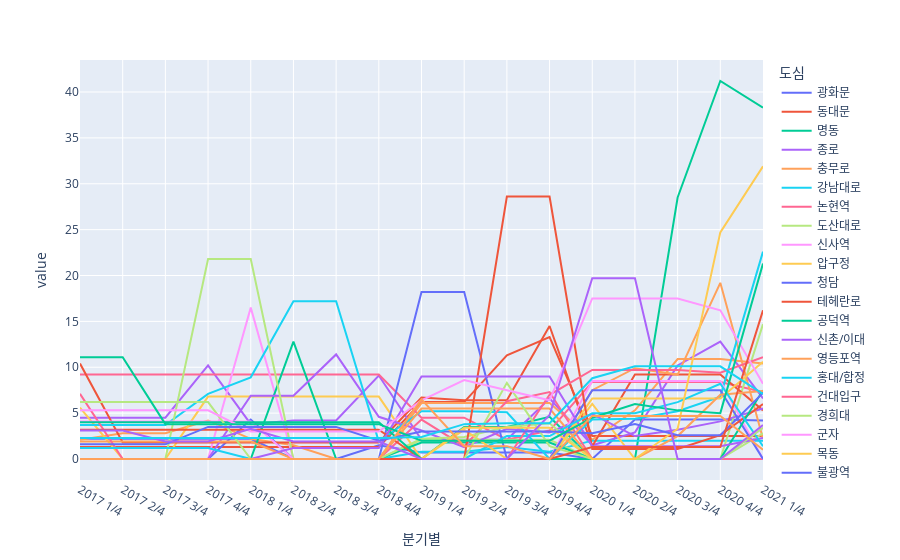

Notebook code cell kept with this figure:
### Code cell
fig = px.line(ss, x='분기별', y=ss.columns)
fig.show()

### Figure 1 — Plotly figure (JSON) as saved in the notebook; plotly's stock layout.template omitted (floating-point values rounded to 4 significant figures)
{"data": [{"hovertemplate": "도심=광화문<br>분기별=%{x}<br>value=%{y}<extra></extra>", "legendgroup": "광화문", "line": {"color": "#636efa", "dash": "solid"}, "mode": "lines", "name": "광화문", "orientation": "v", "showlegend": true, "type": "scatter", "x": ["2017 1/4", "2017 2/4", "2017 3/4", "2017 4/4", "2018 1/4", "2018 2/4", "2018 3/4", "2018 4/4", "2019 1/4", "2019 2/4", "2019 3/4", "2019 4/4", "2020 1/4", "2020 2/4", "2020 3/4", "2020 4/4", "2021 1/4"], "xaxis": "x", "y": [2.2, 2.2, 2.2, 2.2, 2.2, 0, 0, 1.5, 0.7, 0.7, 0.7, 0.7, 0, 4.3, 4.3, 4.3, 4.2], "yaxis": "y"}, {"hovertemplate": "도심=동대문<br>분기별=%{x}<br>value=%{y}<extra></extra>", "legendgroup": "동대문", "line": {"color": "#EF553B", "dash": "solid"}, "mode": "lines", "name": "동대문", "orientation": "v", "showlegend": true, "type": "scatter", "x": ["2017 1/4", "2017 2/4", "2017 3/4", "2017 4/4", "2018 1/4", "2018 2/4", "2018 3/4", "2018 4/4", "2019 1/4", "2019 2/4", "2019 3/4", "2019 4/4", "2020 1/4", "2020 2/4", "2020 3/4", "2020 4/4", "2021 1/4"], "xaxis": "x", "y": [1.3, 1.3, 1.3, 1.3, 1.3, 1.3, 1.3, 1.3, 6.2, 6.2, 11.3, 13.3, 2.5, 2.5, 2.5, 2.5, 2.5], "yaxis": "y"}, {"hovertemplate": "도심=명동<br>분기별=%{x}<br>value=%{y}<extra></extra>", "legendgroup": "명동", "line": {"color": "#00cc96", "dash": "solid"}, "mode": "lines", "name": "명동", "orientation": "v", "showlegend": true, "type": "scatter", "x": ["2017 1/4", "2017 2/4", "2017 3/4", "2017 4/4", "2018 1/4", "2018 2/4", "2018 3/4", "2018 4/4", "2019 1/4", "2019 2/4", "2019 3/4", "2019 4/4", "2020 1/4", "2020 2/4", "2020 3/4", "2020 4/4", "2021 1/4"], "xaxis": "x", "y": [0, 0, 0, 0, 0, 0, 0, 0, 0, 3.5, 3.5, 4.6, 0, 0, 28.5, 41.2, 38.3], "yaxis": "y"}, {"hovertemplate": "도심=종로<br>분기별=%{x}<br>value=%{y}<extra></extra>", "legendgroup": "종로", "line": {"color": "#ab63fa", "dash": "solid"}, "mode": "lines", "name": "종로", "orientation": "v", "showlegend": true, "type": "scatter", "x": ["2017 1/4", "2017 2/4", "2017 3/4", "2017 4/4", "2018 1/4", "2018 2/4", "2018 3/4", "2018 4/4", "2019 1/4", "2019 2/4", "2019 3/4", "2019 4/4", "2020 1/4", "2020 2/4", "2020 3/4", "2020 4/4", "2021 1/4"], "xaxis": "x", "y": [4.5, 4.5, 4.5, 10.2, 3.8, 4.2, 4.2, 9.1, 2.1, 2.1, 2.1, 6.6, 1.5, 2.9, 10.2, 12.8, 6.6], "yaxis": "y"}, {"hovertemplate": "도심=충무로<br>분기별=%{x}<br>value=%{y}<extra></extra>", "legendgroup": "충무로", "line": {"color": "#FFA15A", "dash": "solid"}, "mode": "lines", "name": "충무로", "orientation": "v", "showlegend": true, "type": "scatter", "x": ["2017 1/4", "2017 2/4", "2017 3/4", "2017 4/4", "2018 1/4", "2018 2/4", "2018 3/4", "2018 4/4", "2019 1/4", "2019 2/4", "2019 3/4", "2019 4/4", "2020 1/4", "2020 2/4", "2020 3/4", "2020 4/4", "2021 1/4"], "xaxis": "x", "y": [2.1, 2.8, 2.8, 4.2, 2.2, 1.5, 0, 0, 6.1, 6.1, 6.1, 6.1, 2.1, 5.3, 10.9, 10.9, 10.4], "yaxis": "y"}, {"hovertemplate": "도심=강남대로<br>분기별=%{x}<br>value=%{y}<extra></extra>", "legendgroup": "강남대로", "line": {"color": "#19d3f3", "dash": "solid"}, "mode": "lines", "name": "강남대로", "orientation": "v", "showlegend": true, "type": "scatter", "x": ["2017 1/4", "2017 2/4", "2017 3/4", "2017 4/4", "2018 1/4", "2018 2/4", "2018 3/4", "2018 4/4", "2019 1/4", "2019 2/4", "2019 3/4", "2019 4/4", "2020 1/4", "2020 2/4", "2020 3/4", "2020 4/4", "2021 1/4"], "xaxis": "x", "y": [0, 0, 0, 0, 0, 0, 0, 0, 0.8, 0.8, 1.3, 0.8, 2, 2, 2, 2, 2], "yaxis": "y"}, {"hovertemplate": "도심=논현역<br>분기별=%{x}<br>value=%{y}<extra></extra>", "legendgroup": "논현역", "line": {"color": "#FF6692", "dash": "solid"}, "mode": "lines", "name": "논현역", "orientation": "v", "showlegend": true, "type": "scatter", "x": ["2017 1/4", "2017 2/4", "2017 3/4", "2017 4/4", "2018 1/4", "2018 2/4", "2018 3/4", "2018 4/4", "2019 1/4", "2019 2/4", "2019 3/4", "2019 4/4", "2020 1/4", "2020 2/4", "2020 3/4", "2020 4/4", "2021 1/4"], "xaxis": "x", "y": [9.2, 9.2, 9.2, 9.2, 9.2, 9.2, 9.2, 9.2, 4.5, 4.5, 2.1, 3.1, 8.4, 8.4, 8.4, 8.4, 7.3], "yaxis": "y"}, {"hovertemplate": "도심=도산대로<br>분기별=%{x}<br>value=%{y}<extra></extra>", "legendgroup": "도산대로", "line": {"color": "#B6E880", "dash": "solid"}, "mode": "lines", "name": "도산대로", "orientation": "v", "showlegend": true, "type": "scatter", "x": ["2017 1/4", "2017 2/4", "2017 3/4", "2017 4/4", "2018 1/4", "2018 2/4", "2018 3/4", "2018 4/4", "2019 1/4", "2019 2/4", "2019 3/4", "2019 4/4", "2020 1/4", "2020 2/4", "2020 3/4", "2020 4/4", "2021 1/4"], "xaxis": "x", "y": [0, 0, 0, 0, 0, 0, 0, 0, 2.1, 2.1, 2.1, 2.1, 0, 0, 0, 0, 14.7], "yaxis": "y"}, {"hovertemplate": "도심=신사역<br>분기별=%{x}<br>value=%{y}<extra></extra>", "legendgroup": "신사역", "line": {"color": "#FF97FF", "dash": "solid"}, "mode": "lines", "name": "신사역", "orientation": "v", "showlegend": true, "type": "scatter", "x": ["2017 1/4", "2017 2/4", "2017 3/4", "2017 4/4", "2018 1/4", "2018 2/4", "2018 3/4", "2018 4/4", "2019 1/4", "2019 2/4", "2019 3/4", "2019 4/4", "2020 1/4", "2020 2/4", "2020 3/4", "2020 4/4", "2021 1/4"], "xaxis": "x", "y": [0, 0, 0, 0, 16.5, 0, 0, 0, 0, 0, 0, 0, 0, 0, 0, 0, 3.4], "yaxis": "y"}, {"hovertemplate": "도심=압구정<br>분기별=%{x}<br>value=%{y}<extra></extra>", "legendgroup": "압구정", "line": {"color": "#FECB52", "dash": "solid"}, "mode": "lines", "name": "압구정", "orientation": "v", "showlegend": true, "type": "scatter", "x": ["2017 1/4", "2017 2/4", "2017 3/4", "2017 4/4", "2018 1/4", "2018 2/4", "2018 3/4", "2018 4/4", "2019 1/4", "2019 2/4", "2019 3/4", "2019 4/4", "2020 1/4", "2020 2/4", "2020 3/4", "2020 4/4", "2021 1/4"], "xaxis": "x", "y": [5.6, 0, 0, 6.8, 6.8, 6.8, 6.8, 6.8, 0, 0, 0, 0, 6, 0, 0, 0, 0], "yaxis": "y"}, {"hovertemplate": "도심=청담<br>분기별=%{x}<br>value=%{y}<extra></extra>", "legendgroup": "청담", "line": {"color": "#636efa", "dash": "solid"}, "mode": "lines", "name": "청담", "orientation": "v", "showlegend": true, "type": "scatter", "x": ["2017 1/4", "2017 2/4", "2017 3/4", "2017 4/4", "2018 1/4", "2018 2/4", "2018 3/4", "2018 4/4", "2019 1/4", "2019 2/4", "2019 3/4", "2019 4/4", "2020 1/4", "2020 2/4", "2020 3/4", "2020 4/4", "2021 1/4"], "xaxis": "x", "y": [0, 0, 0, 0, 4.3, 0, 0, 0, 18.2, 18.2, 0, 0, 0, 0, 0, 0, 0], "yaxis": "y"}, {"hovertemplate": "도심=테헤란로<br>분기별=%{x}<br>value=%{y}<extra></extra>", "legendgroup": "테헤란로", "line": {"color": "#EF553B", "dash": "solid"}, "mode": "lines", "name": "테헤란로", "orientation": "v", "showlegend": true, "type": "scatter", "x": ["2017 1/4", "2017 2/4", "2017 3/4", "2017 4/4", "2018 1/4", "2018 2/4", "2018 3/4", "2018 4/4", "2019 1/4", "2019 2/4", "2019 3/4", "2019 4/4", "2020 1/4", "2020 2/4", "2020 3/4", "2020 4/4", "2021 1/4"], "xaxis": "x", "y": [10.4, 1.8, 1.8, 1.8, 1.8, 1.8, 1.8, 1.8, 6.7, 6.4, 6.4, 14.5, 1.4, 9.2, 9.2, 9.2, 5.3], "yaxis": "y"}, {"hovertemplate": "도심=공덕역<br>분기별=%{x}<br>value=%{y}<extra></extra>", "legendgroup": "공덕역", "line": {"color": "#00cc96", "dash": "solid"}, "mode": "lines", "name": "공덕역", "orientation": "v", "showlegend": true, "type": "scatter", "x": ["2017 1/4", "2017 2/4", "2017 3/4", "2017 4/4", "2018 1/4", "2018 2/4", "2018 3/4", "2018 4/4", "2019 1/4", "2019 2/4", "2019 3/4", "2019 4/4", "2020 1/4", "2020 2/4", "2020 3/4", "2020 4/4", "2021 1/4"], "xaxis": "x", "y": [0, 0, 0, 0, 0, 12.8, 0, 0, 1.8, 1.8, 1.8, 1.8, 0, 0, 0, 0, 0], "yaxis": "y"}, {"hovertemplate": "도심=신촌/이대<br>분기별=%{x}<br>value=%{y}<extra></extra>", "legendgroup": "신촌/이대", "line": {"color": "#ab63fa", "dash": "solid"}, "mode": "lines", "name": "신촌/이대", "orientation": "v", "showlegend": true, "type": "scatter", "x": ["2017 1/4", "2017 2/4", "2017 3/4", "2017 4/4", "2018 1/4", "2018 2/4", "2018 3/4", "2018 4/4", "2019 1/4", "2019 2/4", "2019 3/4", "2019 4/4", "2020 1/4", "2020 2/4", "2020 3/4", "2020 4/4", "2021 1/4"], "xaxis": "x", "y": [0, 0, 0, 0, 6.9, 6.9, 11.4, 4.6, 3.1, 1.3, 3.3, 2.9, 4.9, 2.5, 3.2, 4.1, 5.5], "yaxis": "y"}, {"hovertemplate": "도심=영등포역<br>분기별=%{x}<br>value=%{y}<extra></extra>", "legendgroup": "영등포역", "line": {"color": "#FFA15A", "dash": "solid"}, "mode": "lines", "name": "영등포역", "orientation": "v", "showlegend": true, "type": "scatter", "x": ["2017 1/4", "2017 2/4", "2017 3/4", "2017 4/4", "2018 1/4", "2018 2/4", "2018 3/4", "2018 4/4", "2019 1/4", "2019 2/4", "2019 3/4", "2019 4/4", "2020 1/4", "2020 2/4", "2020 3/4", "2020 4/4", "2021 1/4"], "xaxis": "x", "y": [1.9, 1.9, 1.9, 1.9, 1.9, 0, 0, 0, 0, 0, 0, 0, 7.5, 9.9, 9.2, 19.2, 2.2], "yaxis": "y"}, {"hovertemplate": "도심=홍대/합정<br>분기별=%{x}<br>value=%{y}<extra></extra>", "legendgroup": "홍대/합정", "line": {"color": "#19d3f3", "dash": "solid"}, "mode": "lines", "name": "홍대/합정", "orientation": "v", "showlegend": true, "type": "scatter", "x": ["2017 1/4", "2017 2/4", "2017 3/4", "2017 4/4", "2018 1/4", "2018 2/4", "2018 3/4", "2018 4/4", "2019 1/4", "2019 2/4", "2019 3/4", "2019 4/4", "2020 1/4", "2020 2/4", "2020 3/4", "2020 4/4", "2021 1/4"], "xaxis": "x", "y": [3.7, 3.7, 3.7, 7.1, 8.9, 17.2, 17.2, 1.9, 5.2, 5.2, 5.1, 0, 4.3, 4.4, 5.2, 6.8, 22.6], "yaxis": "y"}, {"hovertemplate": "도심=건대입구<br>분기별=%{x}<br>value=%{y}<extra></extra>", "legendgroup": "건대입구", "line": {"color": "#FF6692", "dash": "solid"}, "mode": "lines", "name": "건대입구", "orientation": "v", "showlegend": true, "type": "scatter", "x": ["2017 1/4", "2017 2/4", "2017 3/4", "2017 4/4", "2018 1/4", "2018 2/4", "2018 3/4", "2018 4/4", "2019 1/4", "2019 2/4", "2019 3/4", "2019 4/4", "2020 1/4", "2020 2/4", "2020 3/4", "2020 4/4", "2021 1/4"], "xaxis": "x", "y": [7.1, 0, 0, 0, 0, 0, 0, 0, 4.3, 1.4, 6.3, 7.3, 0, 0, 0, 0, 0], "yaxis": "y"}, {"hovertemplate": "도심=경희대<br>분기별=%{x}<br>value=%{y}<extra></extra>", "legendgroup": "경희대", "line": {"color": "#B6E880", "dash": "solid"}, "mode": "lines", "name": "경희대", "orientation": "v", "showlegend": true, "type": "scatter", "x": ["2017 1/4", "2017 2/4", "2017 3/4", "2017 4/4", "2018 1/4", "2018 2/4", "2018 3/4", "2018 4/4", "2019 1/4", "2019 2/4", "2019 3/4", "2019 4/4", "2020 1/4", "2020 2/4", "2020 3/4", "2020 4/4", "2021 1/4"], "xaxis": "x", "y": [0, 0, 0, 21.8, 21.8, 0, 0, 0, 2.2, 2.4, 3.5, 3.9, 0, 0, 0, 0, 2.8], "yaxis": "y"}, {"hovertemplate": "도심=군자<br>분기별=%{x}<br>value=%{y}<extra></extra>", "legendgroup": "군자", "line": {"color": "#FF97FF", "dash": "solid"}, "mode": "lines", "name": "군자", "orientation": "v", "showlegend": true, "type": "scatter", "x": ["2017 1/4", "2017 2/4", "2017 3/4", "2017 4/4", "2018 1/4", "2018 2/4", "2018 3/4", "2018 4/4", "2019 1/4", "2019 2/4", "2019 3/4", "2019 4/4", "2020 1/4", "2020 2/4", "2020 3/4", "2020 4/4", "2021 1/4"], "xaxis": "x", "y": [4.1, 4.1, 4.1, 4.1, 4.1, 0, 0, 0, 0, 0, 0, 0, 8.5, 8.5, 8.5, 8.5, 0], "yaxis": "y"}, {"hovertemplate": "도심=목동<br>분기별=%{x}<br>value=%{y}<extra></extra>", "legendgroup": "목동", "line": {"color": "#FECB52", "dash": "solid"}, "mode": "lines", "name": "목동", "orientation": "v", "showlegend": true, "type": "scatter", "x": ["2017 1/4", "2017 2/4", "2017 3/4", "2017 4/4", "2018 1/4", "2018 2/4", "2018 3/4", "2018 4/4", "2019 1/4", "2019 2/4", "2019 3/4", "2019 4/4", "2020 1/4", "2020 2/4", "2020 3/4", "2020 4/4", "2021 1/4"], "xaxis": "x", "y": [0, 0, 0, 0, 0, 0, 0, 0, 0, 3.2, 0, 0, 6.6, 6.6, 6.6, 6.6, 10.6], "yaxis": "y"}, {"hovertemplate": "도심=불광역<br>분기별=%{x}<br>value=%{y}<extra></extra>", "legendgroup": "불광역", "line": {"color": "#636efa", "dash": "solid"}, "mode": "lines", "name": "불광역", "orientation": "v", "showlegend": true, "type": "scatter", "x": ["2017 1/4", "2017 2/4", "2017 3/4", "2017 4/4", "2018 1/4", "2018 2/4", "2018 3/4", "2018 4/4", "2019 1/4", "2019 2/4", "2019 3/4", "2019 4/4", "2020 1/4", "2020 2/4", "2020 3/4", "2020 4/4", "2021 1/4"], "xaxis": "x", "y": [0, 0, 0, 0, 0, 0, 0, 0, 0, 0, 0, 0, 7.5, 7.5, 7.5, 7.5, 0], "yaxis": "y"}, {"hovertemplate": "도심=사당<br>분기별=%{x}<br>value=%{y}<extra></extra>", "legendgroup": "사당", "line": {"color": "#EF553B", "dash": "solid"}, "mode": "lines", "name": "사당", "orientation": "v", "showlegend": true, "type": "scatter", "x": ["2017 1/4", "2017 2/4", "2017 3/4", "2017 4/4", "2018 1/4", "2018 2/4", "2018 3/4", "2018 4/4", "2019 1/4", "2019 2/4", "2019 3/4", "2019 4/4", "2020 1/4", "2020 2/4", "2020 3/4", "2020 4/4", "2021 1/4"], "xaxis": "x", "y": [3.2, 3.2, 3.2, 3.2, 3.2, 3.2, 3.2, 3.2, 0, 0, 28.6, 28.6, 1.1, 1.1, 1.1, 2.6, 6], "yaxis": "y"}, {"hovertemplate": "도심=서울대입구역<br>분기별=%{x}<br>value=%{y}<extra></extra>", "legendgroup": "서울대입구역", "line": {"color": "#00cc96", "dash": "solid"}, "mode": "lines", "name": "서울대입구역", "orientation": "v", "showlegend": true, "type": "scatter", "x": ["2017 1/4", "2017 2/4", "2017 3/4", "2017 4/4", "2018 1/4", "2018 2/4", "2018 3/4", "2018 4/4", "2019 1/4", "2019 2/4", "2019 3/4", "2019 4/4", "2020 1/4", "2020 2/4", "2020 3/4", "2020 4/4", "2021 1/4"], "xaxis": "x", "y": [4, 4, 4, 4, 4, 4, 4, 4, 0, 0, 0, 0, 0, 0, 0, 0, 7.5], "yaxis": "y"}, {"hovertemplate": "도심=성신여대<br>분기별=%{x}<br>value=%{y}<extra></extra>", "legendgroup": "성신여대", "line": {"color": "#ab63fa", "dash": "solid"}, "mode": "lines", "name": "성신여대", "orientation": "v", "showlegend": true, "type": "scatter", "x": ["2017 1/4", "2017 2/4", "2017 3/4", "2017 4/4", "2018 1/4", "2018 2/4", "2018 3/4", "2018 4/4", "2019 1/4", "2019 2/4", "2019 3/4", "2019 4/4", "2020 1/4", "2020 2/4", "2020 3/4", "2020 4/4", "2021 1/4"], "xaxis": "x", "y": [0, 0, 0, 0, 0, 1.2, 1.2, 1.2, 9, 9, 9, 9, 1.4, 1.4, 1.4, 1.4, 2.3], "yaxis": "y"}, {"hovertemplate": "도심=수유<br>분기별=%{x}<br>value=%{y}<extra></extra>", "legendgroup": "수유", "line": {"color": "#FFA15A", "dash": "solid"}, "mode": "lines", "name": "수유", "orientation": "v", "showlegend": true, "type": "scatter", "x": ["2017 1/4", "2017 2/4", "2017 3/4", "2017 4/4", "2018 1/4", "2018 2/4", "2018 3/4", "2018 4/4", "2019 1/4", "2019 2/4", "2019 3/4", "2019 4/4", "2020 1/4", "2020 2/4", "2020 3/4", "2020 4/4", "2021 1/4"], "xaxis": "x", "y": [0, 0, 0, 0, 0, 0, 0, 0, 5.5, 5.5, 5.5, 5.5, 0, 0, 2.5, 7, 7.4], "yaxis": "y"}, {"hovertemplate": "도심=신림역<br>분기별=%{x}<br>value=%{y}<extra></extra>", "legendgroup": "신림역", "line": {"color": "#19d3f3", "dash": "solid"}, "mode": "lines", "name": "신림역", "orientation": "v", "showlegend": true, "type": "scatter", "x": ["2017 1/4", "2017 2/4", "2017 3/4", "2017 4/4", "2018 1/4", "2018 2/4", "2018 3/4", "2018 4/4", "2019 1/4", "2019 2/4", "2019 3/4", "2019 4/4", "2020 1/4", "2020 2/4", "2020 3/4", "2020 4/4", "2021 1/4"], "xaxis": "x", "y": [1.2, 1.2, 1.2, 1.2, 0, 0, 0, 0, 0, 0, 2.5, 2.5, 5, 5, 6.2, 8.2, 1.4], "yaxis": "y"}, {"hovertemplate": "도심=오류동역<br>분기별=%{x}<br>value=%{y}<extra></extra>", "legendgroup": "오류동역", "line": {"color": "#FF6692", "dash": "solid"}, "mode": "lines", "name": "오류동역", "orientation": "v", "showlegend": true, "type": "scatter", "x": ["2017 1/4", "2017 2/4", "2017 3/4", "2017 4/4", "2018 1/4", "2018 2/4", "2018 3/4", "2018 4/4", "2019 1/4", "2019 2/4", "2019 3/4", "2019 4/4", "2020 1/4", "2020 2/4", "2020 3/4", "2020 4/4", "2021 1/4"], "xaxis": "x", "y": [0, 0, 0, 0, 0, 0, 0, 0, 0, 0, 0, 7, 9.7, 9.7, 9.7, 9.4, 11.1], "yaxis": "y"}, {"hovertemplate": "도심=왕십리<br>분기별=%{x}<br>value=%{y}<extra></extra>", "legendgroup": "왕십리", "line": {"color": "#B6E880", "dash": "solid"}, "mode": "lines", "name": "왕십리", "orientation": "v", "showlegend": true, "type": "scatter", "x": ["2017 1/4", "2017 2/4", "2017 3/4", "2017 4/4", "2018 1/4", "2018 2/4", "2018 3/4", "2018 4/4", "2019 1/4", "2019 2/4", "2019 3/4", "2019 4/4", "2020 1/4", "2020 2/4", "2020 3/4", "2020 4/4", "2021 1/4"], "xaxis": "x", "y": [6.2, 6.2, 6.2, 6.2, 0, 0, 0, 0, 0, 0, 8.3, 1.4, 0, 0, 0, 0, 3.4], "yaxis": "y"}, {"hovertemplate": "도심=용산역<br>분기별=%{x}<br>value=%{y}<extra></extra>", "legendgroup": "용산역", "line": {"color": "#FF97FF", "dash": "solid"}, "mode": "lines", "name": "용산역", "orientation": "v", "showlegend": true, "type": "scatter", "x": ["2017 1/4", "2017 2/4", "2017 3/4", "2017 4/4", "2018 1/4", "2018 2/4", "2018 3/4", "2018 4/4", "2019 1/4", "2019 2/4", "2019 3/4", "2019 4/4", "2020 1/4", "2020 2/4", "2020 3/4", "2020 4/4", "2021 1/4"], "xaxis": "x", "y": [5.3, 5.3, 5.3, 5.3, 3, 3, 3, 3, 6.4, 8.6, 7.5, 6.4, 17.5, 17.5, 17.5, 16.2, 8.2], "yaxis": "y"}, {"hovertemplate": "도심=이태원<br>분기별=%{x}<br>value=%{y}<extra></extra>", "legendgroup": "이태원", "line": {"color": "#FECB52", "dash": "solid"}, "mode": "lines", "name": "이태원", "orientation": "v", "showlegend": true, "type": "scatter", "x": ["2017 1/4", "2017 2/4", "2017 3/4", "2017 4/4", "2018 1/4", "2018 2/4", "2018 3/4", "2018 4/4", "2019 1/4", "2019 2/4", "2019 3/4", "2019 4/4", "2020 1/4", "2020 2/4", "2020 3/4", "2020 4/4", "2021 1/4"], "xaxis": "x", "y": [0, 0, 0, 0, 0, 0, 0, 0, 0, 3.4, 3.4, 3.4, 0, 0, 3.3, 24.7, 31.9], "yaxis": "y"}, {"hovertemplate": "도심=잠실/송파<br>분기별=%{x}<br>value=%{y}<extra></extra>", "legendgroup": "잠실/송파", "line": {"color": "#636efa", "dash": "solid"}, "mode": "lines", "name": "잠실/송파", "orientation": "v", "showlegend": true, "type": "scatter", "x": ["2017 1/4", "2017 2/4", "2017 3/4", "2017 4/4", "2018 1/4", "2018 2/4", "2018 3/4", "2018 4/4", "2019 1/4", "2019 2/4", "2019 3/4", "2019 4/4", "2020 1/4", "2020 2/4", "2020 3/4", "2020 4/4", "2021 1/4"], "xaxis": "x", "y": [1.6, 1.6, 1.6, 3.5, 3.5, 3.5, 3.5, 2, 3, 3, 3, 3, 2.8, 3.8, 2.6, 2.6, 7.2], "yaxis": "y"}, {"hovertemplate": "도심=장안동<br>분기별=%{x}<br>value=%{y}<extra></extra>", "legendgroup": "장안동", "line": {"color": "#EF553B", "dash": "solid"}, "mode": "lines", "name": "장안동", "orientation": "v", "showlegend": true, "type": "scatter", "x": ["2017 1/4", "2017 2/4", "2017 3/4", "2017 4/4", "2018 1/4", "2018 2/4", "2018 3/4", "2018 4/4", "2019 1/4", "2019 2/4", "2019 3/4", "2019 4/4", "2020 1/4", "2020 2/4", "2020 3/4", "2020 4/4", "2021 1/4"], "xaxis": "x", "y": [0, 0, 0, 0, 0, 0, 0, 0, 0, 0, 0, 0, 1.3, 1.3, 1.3, 1.3, 16.2], "yaxis": "y"}, {"hovertemplate": "도심=천호<br>분기별=%{x}<br>value=%{y}<extra></extra>", "legendgroup": "천호", "line": {"color": "#00cc96", "dash": "solid"}, "mode": "lines", "name": "천호", "orientation": "v", "showlegend": true, "type": "scatter", "x": ["2017 1/4", "2017 2/4", "2017 3/4", "2017 4/4", "2018 1/4", "2018 2/4", "2018 3/4", "2018 4/4", "2019 1/4", "2019 2/4", "2019 3/4", "2019 4/4", "2020 1/4", "2020 2/4", "2020 3/4", "2020 4/4", "2021 1/4"], "xaxis": "x", "y": [11.1, 11.1, 3.8, 3.8, 3.8, 3.8, 3.8, 3.8, 2, 2, 2, 2, 4.5, 6, 5.3, 5, 21.3], "yaxis": "y"}, {"hovertemplate": "도심=청량리<br>분기별=%{x}<br>value=%{y}<extra></extra>", "legendgroup": "청량리", "line": {"color": "#ab63fa", "dash": "solid"}, "mode": "lines", "name": "청량리", "orientation": "v", "showlegend": true, "type": "scatter", "x": ["2017 1/4", "2017 2/4", "2017 3/4", "2017 4/4", "2018 1/4", "2018 2/4", "2018 3/4", "2018 4/4", "2019 1/4", "2019 2/4", "2019 3/4", "2019 4/4", "2020 1/4", "2020 2/4", "2020 3/4", "2020 4/4", "2021 1/4"], "xaxis": "x", "y": [3.1, 3.1, 1.9, 1.9, 3.3, 1.9, 1.9, 1.9, 0, 0, 0, 4.8, 19.7, 19.7, 0, 0, 3.7], "yaxis": "y"}, {"hovertemplate": "도심=혜화동<br>분기별=%{x}<br>value=%{y}<extra></extra>", "legendgroup": "혜화동", "line": {"color": "#FFA15A", "dash": "solid"}, "mode": "lines", "name": "혜화동", "orientation": "v", "showlegend": true, "type": "scatter", "x": ["2017 1/4", "2017 2/4", "2017 3/4", "2017 4/4", "2018 1/4", "2018 2/4", "2018 3/4", "2018 4/4", "2019 1/4", "2019 2/4", "2019 3/4", "2019 4/4", "2020 1/4", "2020 2/4", "2020 3/4", "2020 4/4", "2021 1/4"], "xaxis": "x", "y": [0, 0, 0, 0, 0, 0, 0, 0, 6.5, 1.4, 1.4, 0, 4.7, 4.7, 4.7, 4.7, 1], "yaxis": "y"}, {"hovertemplate": "도심=화곡<br>분기별=%{x}<br>value=%{y}<extra></extra>", "legendgroup": "화곡", "line": {"color": "#19d3f3", "dash": "solid"}, "mode": "lines", "name": "화곡", "orientation": "v", "showlegend": true, "type": "scatter", "x": ["2017 1/4", "2017 2/4", "2017 3/4", "2017 4/4", "2018 1/4", "2018 2/4", "2018 3/4", "2018 4/4", "2019 1/4", "2019 2/4", "2019 3/4", "2019 4/4", "2020 1/4", "2020 2/4", "2020 3/4", "2020 4/4", "2021 1/4"], "xaxis": "x", "y": [2.3, 2.3, 2.3, 2.3, 2.3, 2.3, 2.3, 2.3, 2.4, 3.8, 3.9, 3.9, 8.8, 10.1, 10.1, 10.1, 7.1], "yaxis": "y"}], "layout": {"legend": {"title": {"text": "도심"}, "tracegroupgap": 0}, "margin": {"t": 60}, "xaxis": {"anchor": "y", "domain": [0, 1], "title": {"text": "분기별"}}, "yaxis": {"anchor": "x", "domain": [0, 1], "title": {"text": "value"}}}}
